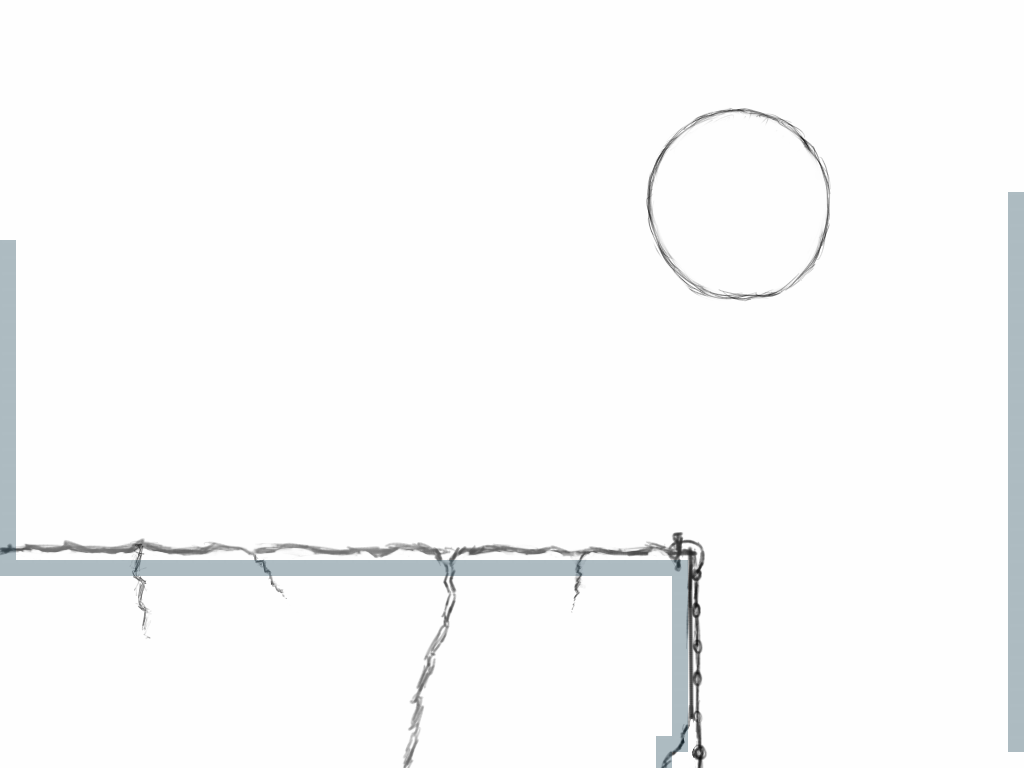

A 2D game scene composited from a Tiled map and its tileset images. What follows is a short description and the map's XML, with each tile layer's data collapsed to a summary:
An orthogonal 64x48 tile map with 16x16 px tiles, 2 tile layers (layer, collision), 1 image layer and 9 objects (5x text, player, stairs, dead, gate).

<map version="1.0" orientation="orthogonal" width="64" height="48" tilewidth="16" tileheight="16" backgroundcolor="#bfbfbf">
 <tileset firstgid="1" name="tileset" tilewidth="16" tileheight="16">
  <image source="../graphics/tileset.png" trans="ff00ff" width="64" height="64" />
 </tileset>
 <imagelayer name="background" width="64" height="48">
  <image source="../graphics/level0.png" />
 </imagelayer>
 <layer name="layer" width="64" height="48">
  <data>[3072 cells, 0 non-empty, 0 distinct tile ids]</data>
 </layer>
 <layer name="collision" width="64" height="48" opacity="0.32">
  <data>[3072 cells, 111 non-empty, 1 distinct tile ids]</data>
 </layer>
 <objectgroup name="objects" width="64" height="48">
  <object name="player" type="player" x="13" y="439" width="45" height="116">
   <properties>
    <property name="animation" value="wake" />
   </properties>
  </object>
  <object name="wake" type="text" x="16" y="386" width="179" height="31">
   <properties>
    <property name="duration" value="2000" />
    <property name="etype" value="text" />
    <property name="starts" value="250" />
    <property name="text" value="where am i.." />
    <property name="visible" value="true" />
   </properties>
  </object>
  <object name="who am i" type="text" x="186" y="463" width="183" height="30">
   <properties>
    <property name="duration" value="3000" />
    <property name="etype" value="help" />
    <property name="text" value="who am i?" />
    <property name="visible" value="false" />
   </properties>
  </object>
  <object name="stairs" type="stairs" x="693" y="447" width="31" height="108" />
  <object name="dead" type="dead" x="701" y="749" width="325" height="21" />
  <object name="next level" type="gate" x="653" y="730" width="68" height="16">
   <properties>
    <property name="goto" value="level1" />
   </properties>
  </object>
  <object name="iknow" type="text" x="391" y="456" width="87" height="42">
   <properties>
    <property name="duration" value="2500" />
    <property name="etype" value="help" />
    <property name="starts" value="300" />
    <property name="text" value="I know that voice.. and that name.. am i j0hn?" />
    <property name="visible" value="false" />
   </properties>
  </object>
  <object name="helpme" type="text" x="381" y="514" width="87" height="42">
   <properties>
    <property name="color" value="0x900101" />
    <property name="duration" value="1800" />
    <property name="etype" value="help" />
    <property name="starts" value="100" />
    <property name="text" value="Please J0hn, help.." />
    <property name="visible" value="false" />
   </properties>
  </object>
  <object name="die" type="text" x="701" y="604" width="310" height="74">
   <properties>
    <property name="duration" value="2000" />
    <property name="etype" value="help" />
    <property name="text" value="I don't want to live anymore.." />
    <property name="visible" value="false" />
   </properties>
  </object>
 </objectgroup>
</map>
